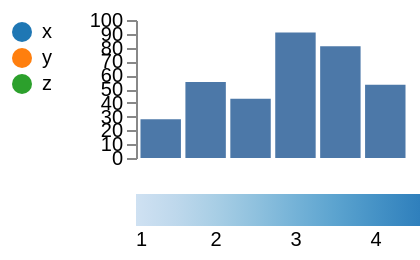

Vega-Lite specification stored for this chart:
### Vega specification from a JSON file in a GitHub repository (floating-point values rounded to 4 significant figures)
{"width": 200, "height": 120, "padding": 5, "data": [{"name": "t", "values": [{"a": "Alpha", "b": 28, "c": "x", "d": 1}, {"a": "Bravo", "b": 55, "c": "y", "d": 2}, {"a": "Charlie", "b": 43, "c": "x", "d": 3}, {"a": "Delta", "b": 91, "c": "z", "d": 4}, {"a": "Echo", "b": 81, "c": "y", "d": 5}, {"a": "Foxtrot", "b": 53, "c": "z", "d": 6}]}], "scales": [{"name": "x", "type": "band", "domain": {"data": "t", "field": "a"}, "range": "width", "padding": 0.1}, {"name": "y", "type": "linear", "domain": {"data": "t", "field": "b"}, "range": "height", "nice": true}, {"name": "color", "type": "ordinal", "domain": {"data": "t", "field": "c"}, "range": {"scheme": "category10"}}, {"name": "ramp", "type": "linear", "domain": {"data": "t", "field": "d"}, "range": {"scheme": "blues"}}, {"name": "size", "type": "linear", "domain": {"data": "t", "field": "b"}, "range": [10, 200]}, {"name": "shape", "type": "ordinal", "domain": {"data": "t", "field": "c"}, "range": "symbol"}, {"name": "quant", "type": "quantize", "domain": [0, 100], "range": {"scheme": "greens", "count": 4}}], "marks": [{"type": "rect", "from": {"data": "t"}, "encode": {"enter": {"x": {"scale": "x", "field": "a"}, "width": {"scale": "x", "band": 1}, "y": {"scale": "y", "field": "b"}, "y2": {"scale": "y", "value": 0}}}}], "autosize": {"type": "fit", "contains": "content"}, "axes": [{"orient": "left", "scale": "y"}], "legends": [{"fill": "ramp", "type": "gradient", "orient": "bottom", "direction": "horizontal"}, {"fill": "color", "orient": "left"}]}
